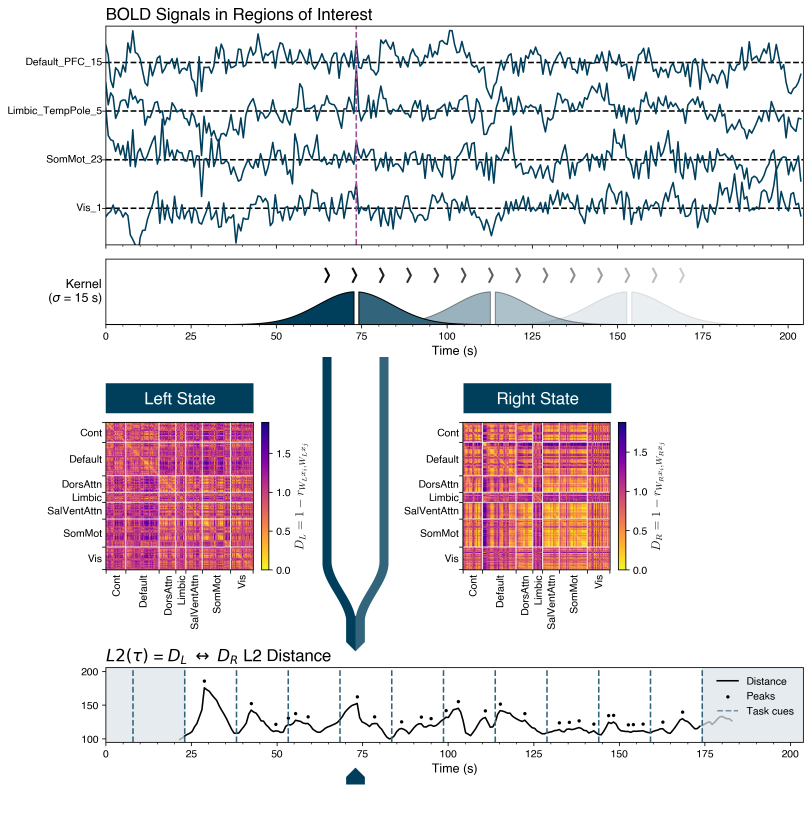
#> input picture Figures/Figure 1.png, 3243 x 3273 px, found by its file name (shown at 1/4 size)
$ jupyter execute --allow-errors Kernel_Figure_1.ipynb
#> lines starting #> are read from the running program, lines starting #| are printed output that depends on the picture
### Scripts/preprocessing.py
# import os
import numpy as np
import pandas as pd
import nibabel as nb
from sklearn.preprocessing import StandardScaler


# [77 lines left out: functions get_bold, get_adj, not called in this run]

##############################
# Task loading
##############################

def get_bold_task(sub, run, atlas, parcel, task):
    patha = [f'tfMRI_{task}_RL',
             f'tfMRI_{task}_LR']

    pathb = [f'{patha[0]}_Atlas_MSMAll.dtseries.nii',
             f'{patha[1]}_Atlas_MSMAll.dtseries.nii']

    pa = patha[run]
    pb = pathb[run]

    bold_path = f'./Data/{sub}/{sub}_3T_{task}/MNINonLinear/Results/{pa}/{pb}'
    bold_img = nb.load(bold_path)
    bold_header = bold_img.header
    bold_dat = bold_img.get_fdata()

    label_path = f'./Atlases/{atlas}/Schaefer2018_{parcel}Parcels_7Networks_order.dlabel.nii'
    label = nb.load(label_path)

    map1L = [i for i in bold_img.header.get_index_map(1)][1]
    map1R = [i for i in bold_img.header.get_index_map(1)][2]

    map1L = [i for i in map1L.vertex_indices]
    map1R = [i for i in map1R.vertex_indices]

    labelLR = [i for i in label.header.get_index_map(1)]

    map2L = label.get_fdata()[0][labelLR[0].index_offset:(labelLR[0].index_offset + labelLR[0].index_count)]
    map2L = map2L.astype('int')
    map2R = label.get_fdata()[0][labelLR[1].index_offset:(labelLR[1].index_offset + labelLR[1].index_count)]
    map2R = map2R.astype('int')

    atlas_l = map2L[map1L]
    atlas_r = map2R[map1R]
    atlas_lr = np.concatenate([atlas_l, atlas_r])

    cortex_l = [i for i in bold_header.get_index_map(1)][1]
    cortex_r = [i for i in bold_header.get_index_map(1)][2]

    bold_l = bold_dat[:, cortex_l.index_offset:(cortex_l.index_offset + cortex_l.index_count)]
    bold_r = bold_dat[:, cortex_r.index_offset:(cortex_r.index_offset + cortex_r.index_count)]

    bold_raw = np.hstack([bold_l, bold_r])

    # bold = [np.mean(bold[:, atlas_lr == i], axis=1) for i in np.arange(1, parcel + 1)]
    bold = []
    for i in np.arange(1, parcel + 1):
        bold_subset = bold_raw[:, atlas_lr == i]
        bold_subset = bold_subset[~np.any(bold_subset == 0, axis=1), :]

        if bold_subset.shape[1] == 0:
            continue

        bold_subset = StandardScaler().fit_transform(bold_subset)  # Z-score normalization prior to averaging
        # print(bold_subset.shape, np.mean(bold_subset[:, 0]), np.var(bold_subset[:, 0]))
        bold_subset = np.mean(bold_subset, axis=1)

        bold.append(bold_subset)

    bold = np.stack(bold, axis=0)
    bold = StandardScaler().fit_transform(bold.T).T
    # print(bold[0, :].shape, np.mean(bold[0, :]), np.var(bold[0, :]))

    return bold


# [6 lines left out: function task_events, not called in this run]

##############################
# Debug tests
##############################

# import os
# os.chdir('/Users/spencerbrown/PycharmProjects/Neuro/HCP')
# bold = get_bold('100610', 0, 'Schaefer2018_fslr32k', 1000)


# TODO: Add labels to get_bold.

### Scripts/Kernel_Figure_1.ipynb
[cell 1]
'''
Figure 1. Representing methods for this process.

Things to do:
    Verify lined up
    Verify correct offsets, be robust
'''

[cell 2]
from preprocessing import get_bold_task, task_events
from pupillometry import pupillometry
from persistence import get_dgms, plot_dgms

import os
import numpy as np
import pandas as pd
from matplotlib import pyplot as plt
from matplotlib import gridspec, patches
from matplotlib.ticker import AutoMinorLocator
from matplotlib import collections as mc
from mpl_toolkits.axes_grid1.inset_locator import inset_axes
plt.rcParams.update(plt.rcParamsDefault)
plt.rcParams["font.family"] = "Helvetica"

from time import time
from scipy.signal import find_peaks
from scipy.interpolate import CubicSpline

from gudhi.wasserstein import wasserstein_distance as qwas

from umap import UMAP
from sklearn.manifold import Isomap, TSNE

import cv2
from PIL import ImageColor

os.chdir('/Users/spencerbrown/PycharmProjects/Neuro')

cmap = [
    '#003f5c',
    '#2f4b7c',
    '#665191',
    '#a05195',
    '#d45087',
    '#f95d6a',
    '#ff7c43',
    '#ffa600']

[cell 3]
atlas = 'Schaefer2018_fslr32k'
task = 'MOTOR'
# parcels = [200, 300, 400]
parcels = 300
dims = 2 # Number of homology dimensions to compute.
frames = 284
TR = 0.72
acquisition = frames * TR

bw = 15 # std of gaussian kernel.

subject = 100610

[cell 4]
# [17 lines left out: functions kern_a, kern_b, not called in this run]

# [4 lines of commented-out code are left out]

[cell 5]
t0 = time()
sub = subject # subject to consider
run = 0

#> (the rest of this cell did not finish here and is left out)

[cell 6]
adjs_a = []
adjs_b = []
L2 = []
#> (the rest of this cell did not finish here and is left out)

[cell 7]
cues = np.arange(11, 263+21, 21) # In frame space.
cues_frame = cues[1:-1] # dropping first and last.
cues_time = cues_frame * TR # converted to a time space.
cues_offset = cues_frame - cues_frame[0]

#> (the rest of this cell did not finish here and is left out)

[cell 8]
'''
Buffer on top/bottom: around 10. Put dot around 5 above.
Use scatterplot, black, solid.

'''

#> (the rest of this cell did not finish here and is left out)

[cell 9]
print(cues_time)
#> (the rest of this cell did not finish here and is left out)

[cell 10]
'''
Visualizing states at a transition point
'''

k_frame = 72 # frame of interest for transition.
#> (the rest of this cell did not finish here and is left out)

[cell 11]
col = ImageColor.getcolor(cmap[0], "RGB")
col = np.array(col)
alpha = 1.0
col_L = (alpha*col + (1-alpha)*np.array((255, 255, 255))).astype('uint8')
col_L = '#{:02x}{:02x}{:02x}'.format(col_L[0], col_L[1], col_L[2])
alpha = 0.8
col_R = (alpha*col + (1-alpha)*np.array((255, 255, 255))).astype('uint8')
col_R = '#{:02x}{:02x}{:02x}'.format(col_R[0], col_R[1], col_R[2])


''' Util functions '''
# [141 lines left out: functions add_networks, annotate, not called in this run]

    # # Slide-rule type connection:
    # path = [[x1, 55*fac], [x1, y0]]
    # line = patches.Polygon(path, closed=False, edgecolor=col_L, linewidth=4, facecolor='none', alpha=0.5)
    # fig.patches.append(line)


    # x1 = 937*fac
    # corner = (x1-12.5*fac, 55*fac)
    # path = [
    #     [corner[0], corner[1]],
    #     [corner[0]+12.5*fac, corner[1]+12.5*fac],
    #     [corner[0]+25*fac, corner[1]],
    #     [corner[0]+25*fac, corner[1]-10*fac],
    #     [corner[0], corner[1]-10*fac]
    # ]
    # fig.patches.append(patches.Polygon(path, linewidth=0, edgecolor=cmap[0], facecolor=cmap[0]))
    #
    # width = 100
    # corner = (x1-12.5*fac, 235*fac)
    # path = [
    #     [corner[0], corner[1]],
    #     [corner[0]+12.5*fac, corner[1]-12.5*fac],
    #     [corner[0]+25*fac, corner[1]],
    #     [corner[0]+25*fac, corner[1]+width*fac],
    #     [corner[0], corner[1]+width*fac],
    # ]
    # fig.patches.append(patches.Polygon(path, linewidth=0, edgecolor=cmap[0], facecolor=cmap[0]))
    # coords = fig.transFigure.inverted().transform((corner[0]+22*fac, corner[1]+83*fac))
    # fig.text(x=coords[0], y=coords[1], s='Task cues', ha='center', va='center', c='white', rotation=90, fontsize=12)

[cell 12]
''' Global figure '''
fig = plt.figure(figsize=(12, 12.4), dpi=300)
gs_global = gridspec.GridSpec(3, 1, height_ratios=[6, 4.5, 1.5], hspace=0.3)

''' Original singal z-scored '''
gs1 = gridspec.GridSpecFromSubplotSpec(2, 1, subplot_spec=gs_global[0], height_ratios=[1, 0.3], wspace=0.1, hspace=0.1)

ax = fig.add_subplot(gs1[0])
#> (the rest of this cell did not finish here and is left out)

[cell 13]
'''
Todo: figure should have more detailed descriptsion. Representing phase transition notable at cue point.
    Can describe - BOLD signal on top, pairwise kernel ->
    Fix start/end by 1 sec...

Next figures I need to maek:
    One fig - notably with both the impulse response function?? And the cue time, etc.
Note - consider the task cues - in absolute and if can do an additional cue, would be a simple addition here.
Can also just list the 7 networks earlier, and just use this here.

Todo tomorrow - validate cue time points, offset time points = get optimal offset.
TODO: draw light "shadow" for invalid parts. Describe.

NOTE - need to have good definitions early on.
'''

[cell 14]
fig = cv2.imread('Figure 1.png')
#> fig is the input picture: shape (3273, 3243, 3); mean B, G, R 230.5, 227.5, 231.6

pad_R = 75
pad_U = 90
pad_L = 25

fig = np.concatenate([fig, 255 * np.ones((fig.shape[0], pad_R, 3))], axis=1)
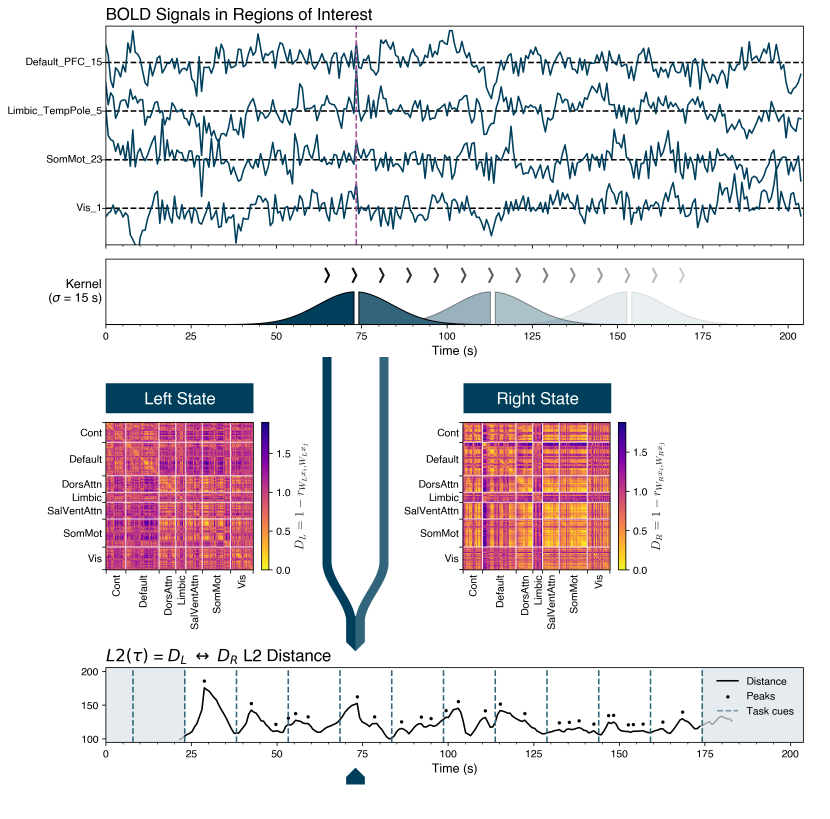
#> fig: shape (3273, 3318, 3) float64 (shown at 1/4 size); mean B, G, R 231, 228.1, 232.1
fig = np.concatenate([255 * np.ones((fig.shape[0], pad_L, 3)), fig], axis=1)
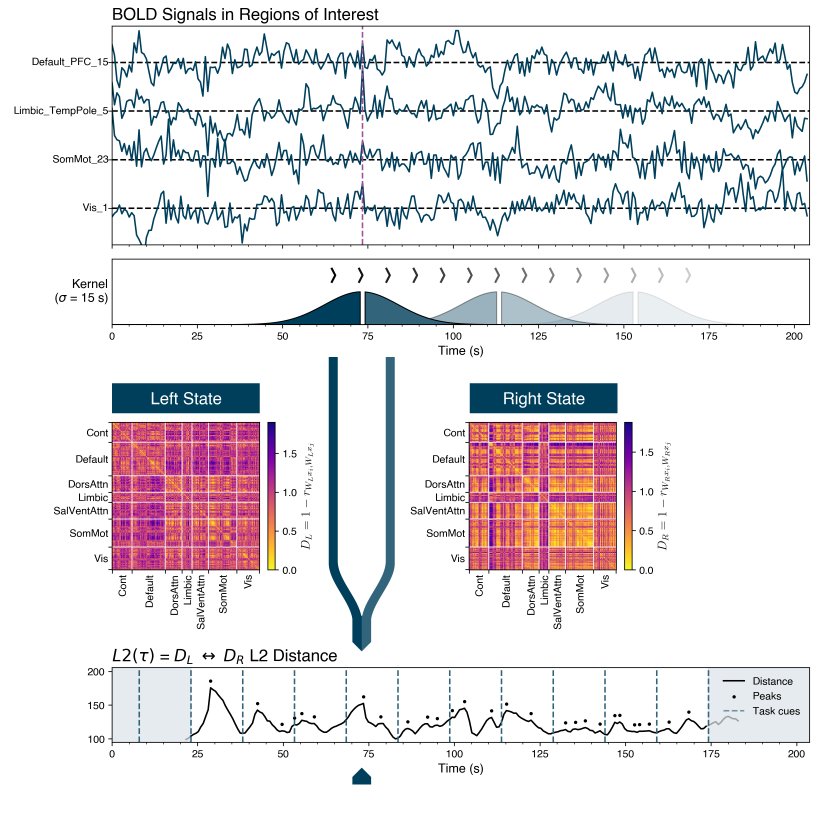
#> fig: shape (3273, 3343, 3) float64 (shown at 1/4 size); mean B, G, R 231.2, 228.3, 232.3
fig = np.concatenate([255 * np.ones((pad_U, fig.shape[1], 3)), fig], axis=0)
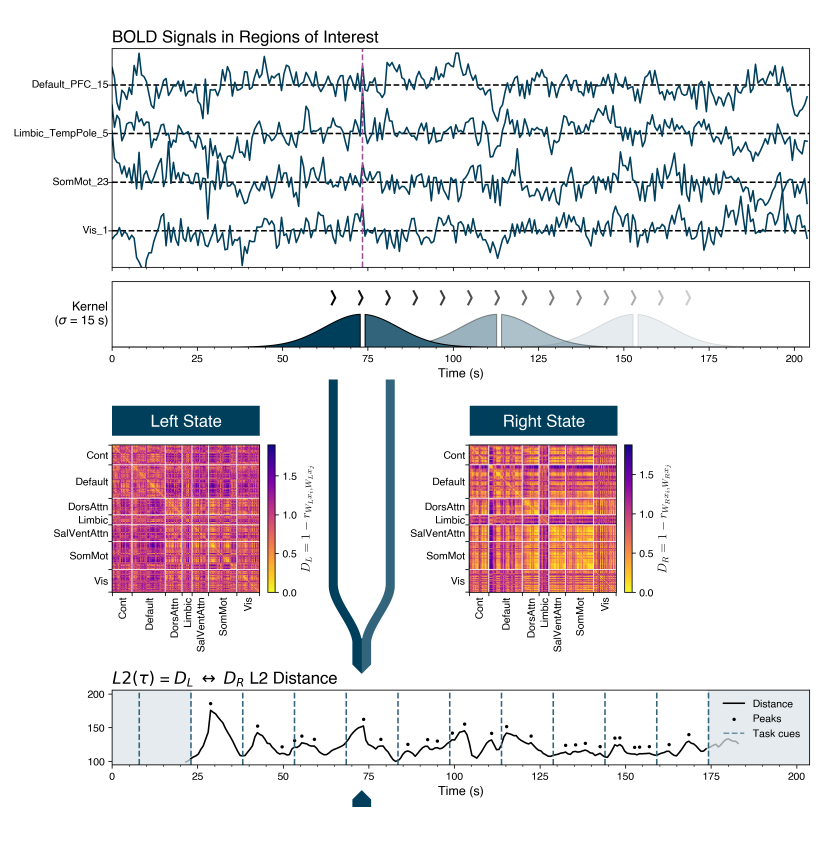
#> fig: shape (3363, 3343, 3) float64 (shown at 1/4 size); mean B, G, R 231.8, 229.1, 232.9

fig = fig[:-20, :, :]
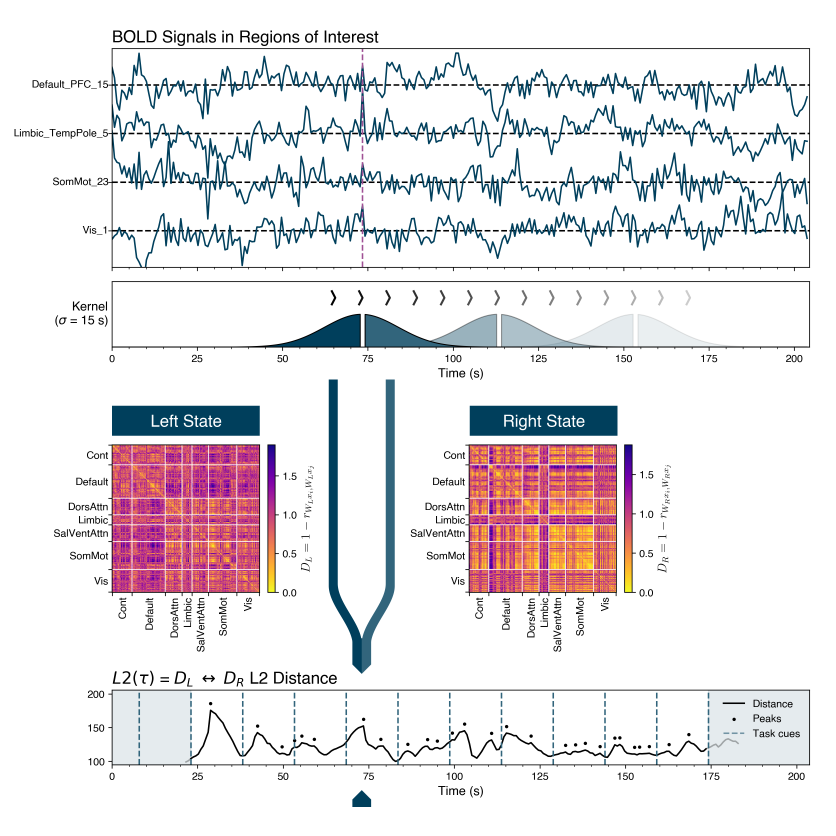
#> fig: shape (3343, 3343, 3) float64 (shown at 1/4 size); mean B, G, R 231.7, 228.9, 232.8
fig[:10, :, :] = 0
fig[:, :10, :] = 0
fig[-10:, :, :] = 0
fig[:, -10:, :] = 0

fig = fig.astype(np.uint8)
cv2.imwrite('Figure 1_ammended.png', fig)

plt.imshow(fig)
plt.axis('off')
plt.show()

[cell 15]
'''
Next steps: 04/08/25:
    use z=2 as cutoff for prominences <- OR 95%.
    Dislpay those peaks <- use a 'dot' - add legend for these!
    Display other parts as '--'

Valid region of L2: L2_new ~ [t_offset*TR + cues_time[0]]
Full region: L2 ~ t_time, L2 <- use '--' for this


Protocol for finding peaks:
    1. Lookg at every peak = raw -> pull prominences
    2. Build distribution of those.


Adjustments:
    Remove "task cues" label - move to legend
    Put "compute L2 between these" as new thing by arrow.
    Change "L2 distance" -> "Distance"

L2 legend:
    L2 distance
    Peaks - as dot
    Task cue"
    "invalid time points" - as gray box
'''

'''
Further tasks/ideas:
Need a few eequations as a basis.
'''

[cell 16]
fig.shape
#> Out = (3343, 3343, 3)
